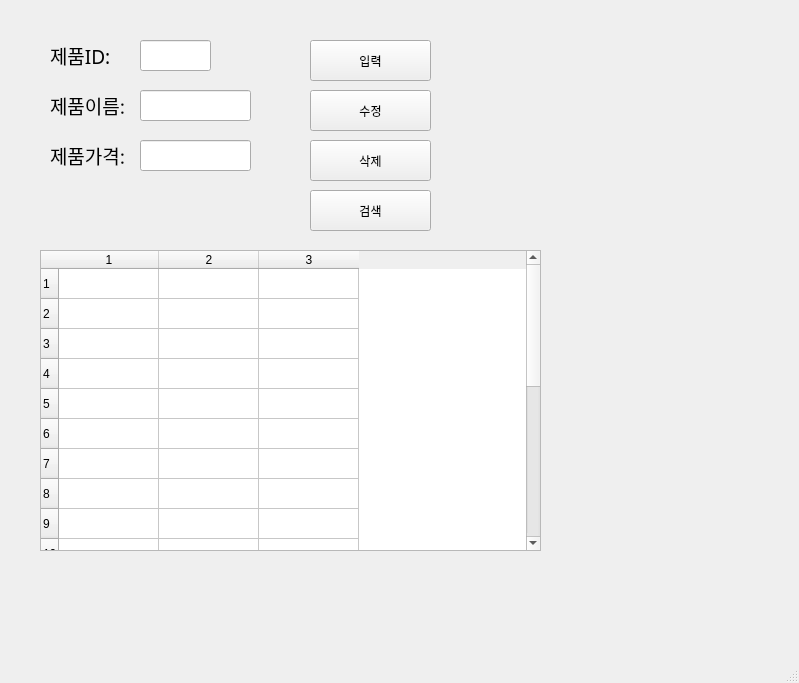
<?xml version="1.0" encoding="UTF-8"?>
<ui version="4.0">
 <class>MainWindow</class>
 <widget class="QMainWindow" name="MainWindow">
  <property name="geometry">
   <rect>
    <x>0</x>
    <y>0</y>
    <width>799</width>
    <height>683</height>
   </rect>
  </property>
  <property name="windowTitle">
   <string>MainWindow</string>
  </property>
  <widget class="QWidget" name="centralwidget">
   <widget class="QLabel" name="label">
    <property name="geometry">
     <rect>
      <x>50</x>
      <y>40</y>
      <width>81</width>
      <height>31</height>
     </rect>
    </property>
    <property name="font">
     <font>
      <family>맑은 고딕</family>
      <pointsize>14</pointsize>
     </font>
    </property>
    <property name="text">
     <string>제품ID:</string>
    </property>
   </widget>
   <widget class="QLabel" name="label_2">
    <property name="geometry">
     <rect>
      <x>50</x>
      <y>90</y>
      <width>81</width>
      <height>31</height>
     </rect>
    </property>
    <property name="font">
     <font>
      <family>맑은 고딕</family>
      <pointsize>14</pointsize>
     </font>
    </property>
    <property name="text">
     <string>제품이름:</string>
    </property>
   </widget>
   <widget class="QLabel" name="label_3">
    <property name="geometry">
     <rect>
      <x>50</x>
      <y>140</y>
      <width>81</width>
      <height>31</height>
     </rect>
    </property>
    <property name="font">
     <font>
      <family>맑은 고딕</family>
      <pointsize>14</pointsize>
     </font>
    </property>
    <property name="text">
     <string>제품가격:</string>
    </property>
   </widget>
   <widget class="QLineEdit" name="prodID">
    <property name="geometry">
     <rect>
      <x>140</x>
      <y>40</y>
      <width>71</width>
      <height>31</height>
     </rect>
    </property>
   </widget>
   <widget class="QLineEdit" name="prodName">
    <property name="geometry">
     <rect>
      <x>140</x>
      <y>90</y>
      <width>111</width>
      <height>31</height>
     </rect>
    </property>
   </widget>
   <widget class="QLineEdit" name="prodPrice">
    <property name="geometry">
     <rect>
      <x>140</x>
      <y>140</y>
      <width>111</width>
      <height>31</height>
     </rect>
    </property>
   </widget>
   <widget class="QPushButton" name="pushButton">
    <property name="geometry">
     <rect>
      <x>310</x>
      <y>40</y>
      <width>121</width>
      <height>41</height>
     </rect>
    </property>
    <property name="text">
     <string>입력</string>
    </property>
   </widget>
   <widget class="QPushButton" name="pushButton_2">
    <property name="geometry">
     <rect>
      <x>310</x>
      <y>90</y>
      <width>121</width>
      <height>41</height>
     </rect>
    </property>
    <property name="text">
     <string>수정</string>
    </property>
   </widget>
   <widget class="QPushButton" name="pushButton_3">
    <property name="geometry">
     <rect>
      <x>310</x>
      <y>140</y>
      <width>121</width>
      <height>41</height>
     </rect>
    </property>
    <property name="text">
     <string>삭제</string>
    </property>
   </widget>
   <widget class="QPushButton" name="pushButton_4">
    <property name="geometry">
     <rect>
      <x>310</x>
      <y>190</y>
      <width>121</width>
      <height>41</height>
     </rect>
    </property>
    <property name="text">
     <string>검색</string>
    </property>
   </widget>
   <widget class="QTableWidget" name="tableWidget">
    <property name="geometry">
     <rect>
      <x>40</x>
      <y>250</y>
      <width>501</width>
      <height>301</height>
     </rect>
    </property>
    <property name="rowCount">
     <number>20</number>
    </property>
    <property name="columnCount">
     <number>3</number>
    </property>
    <row/>
    <row/>
    <row/>
    <row/>
    <row/>
    <row/>
    <row/>
    <row/>
    <row/>
    <row/>
    <row/>
    <row/>
    <row/>
    <row/>
    <row/>
    <row/>
    <row/>
    <row/>
    <row/>
    <row/>
    <column/>
    <column/>
    <column/>
   </widget>
  </widget>
  <widget class="QMenuBar" name="menubar">
   <property name="geometry">
    <rect>
     <x>0</x>
     <y>0</y>
     <width>799</width>
     <height>26</height>
    </rect>
   </property>
  </widget>
  <widget class="QStatusBar" name="statusbar"/>
 </widget>
 <resources/>
 <connections>
  <connection>
   <sender>pushButton</sender>
   <signal>clicked()</signal>
   <receiver>MainWindow</receiver>
   <slot>addProduct()</slot>
   <hints>
    <hint type="sourcelabel">
     <x>394</x>
     <y>72</y>
    </hint>
    <hint type="destinationlabel">
     <x>470</x>
     <y>95</y>
    </hint>
   </hints>
  </connection>
  <connection>
   <sender>pushButton_2</sender>
   <signal>clicked()</signal>
   <receiver>MainWindow</receiver>
   <slot>updateProduct()</slot>
   <hints>
    <hint type="sourcelabel">
     <x>418</x>
     <y>129</y>
    </hint>
    <hint type="destinationlabel">
     <x>470</x>
     <y>136</y>
    </hint>
   </hints>
  </connection>
  <connection>
   <sender>pushButton_3</sender>
   <signal>clicked()</signal>
   <receiver>MainWindow</receiver>
   <slot>removeProduct()</slot>
   <hints>
    <hint type="sourcelabel">
     <x>409</x>
     <y>175</y>
    </hint>
    <hint type="destinationlabel">
     <x>469</x>
     <y>183</y>
    </hint>
   </hints>
  </connection>
  <connection>
   <sender>pushButton_4</sender>
   <signal>clicked()</signal>
   <receiver>MainWindow</receiver>
   <slot>getProduct()</slot>
   <hints>
    <hint type="sourcelabel">
     <x>406</x>
     <y>219</y>
    </hint>
    <hint type="destinationlabel">
     <x>471</x>
     <y>229</y>
    </hint>
   </hints>
  </connection>
 </connections>
 <slots>
  <slot>addProduct()</slot>
  <slot>updateProduct()</slot>
  <slot>removeProduct()</slot>
  <slot>getProduct()</slot>
 </slots>
</ui>
